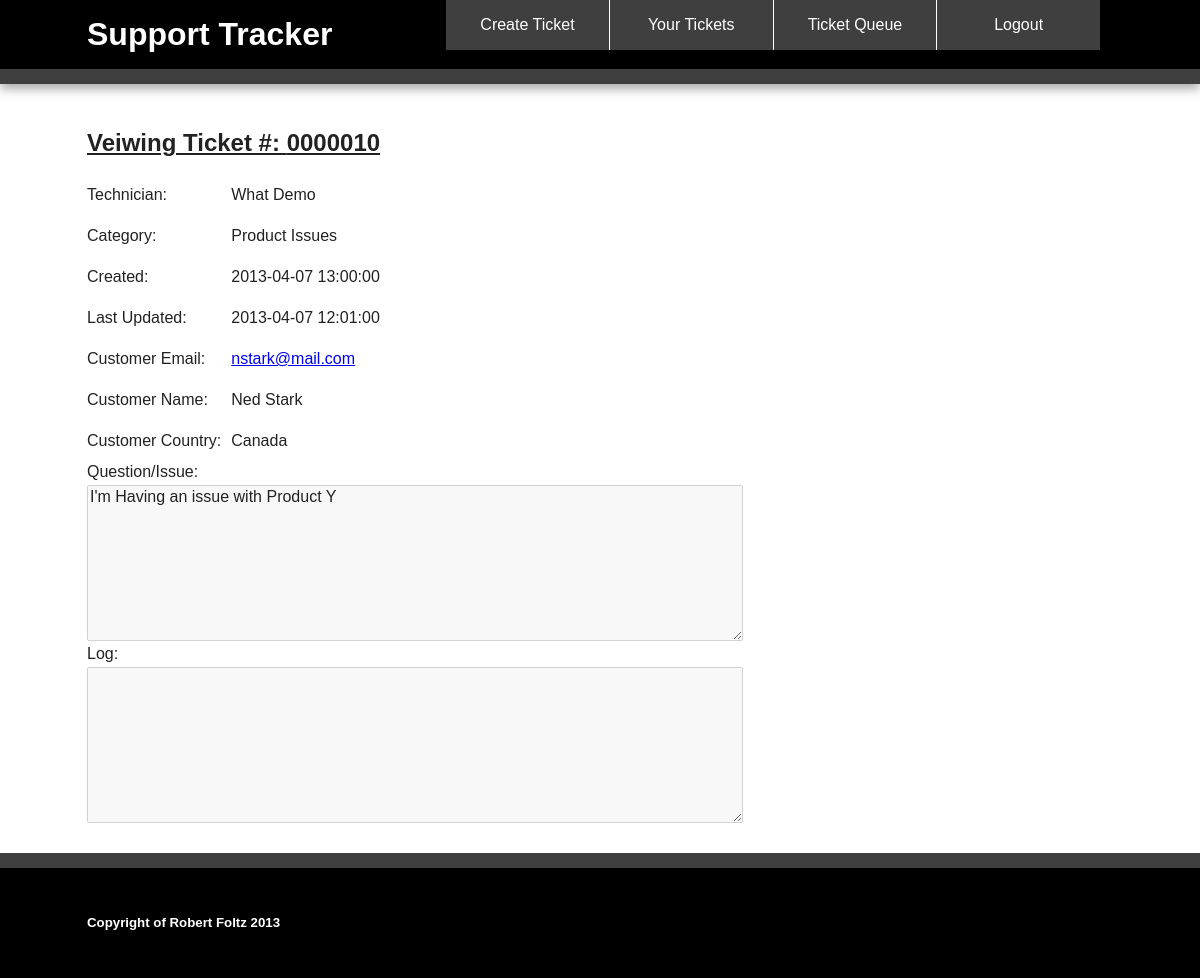
/view-ticket.php?number=10 (signed in), run on an earlier commit of the app's database.
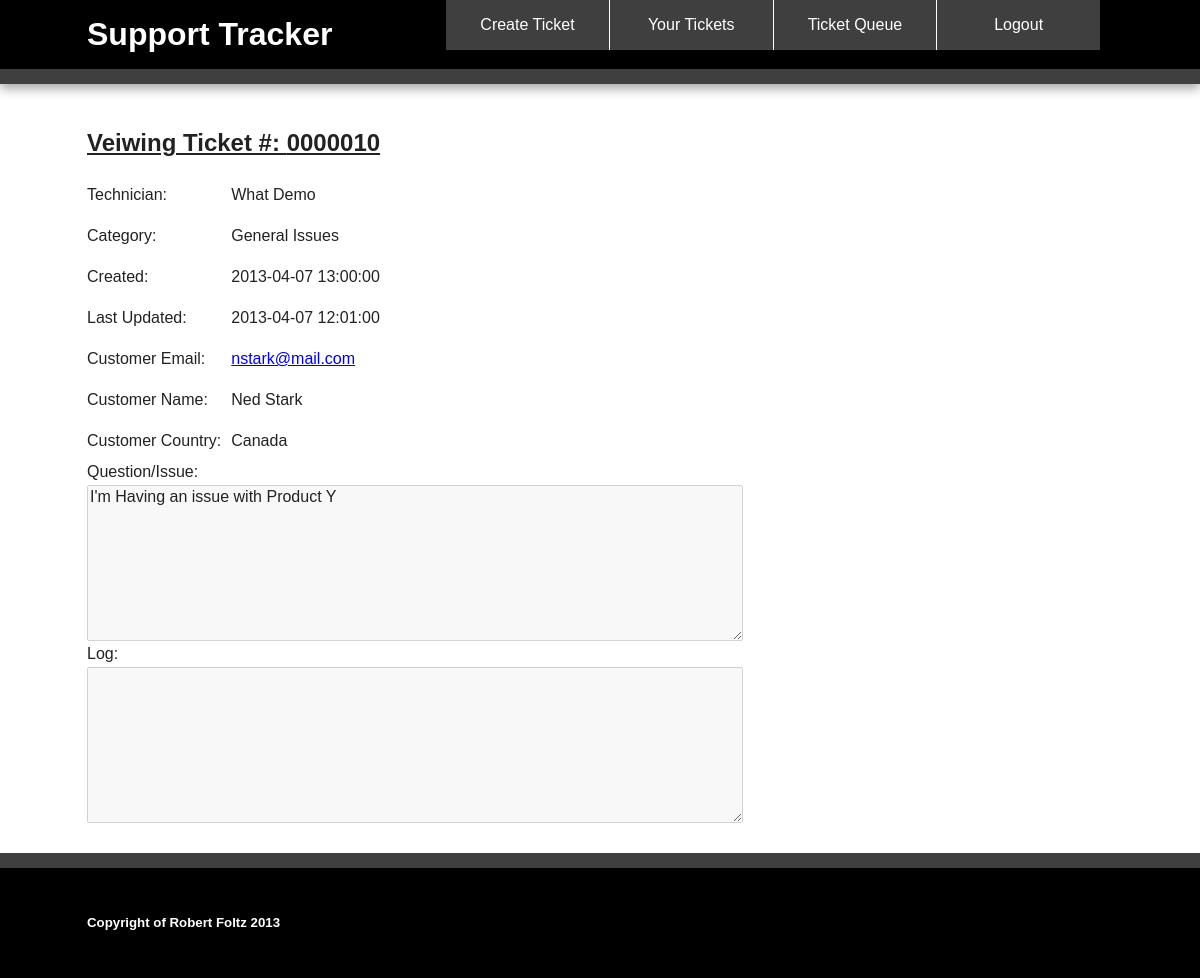
And on a later commit of the database.
### tables this page shows
CREATE TABLE category
(
CatID INT NOT NULL AUTO_INCREMENT,
Catname VARCHAR(60) NOT NULL, 
PRIMARY KEY (CatID)
);

### view-ticket.php (the view, shortened to what this page needs)
<?php require_once('dbConnection.php'); ?>
<?php
	if(isset($_GET['number']))
	{
		$stmt = $db->prepare('select *,LPAD(Num,7,"0") as ticket_num from tickets where num = ?');
		$stmt->bindValue(1, $_GET['number']);
		$stmt->execute();
		$ticket_info = $stmt->fetch();
	}
?>
<!DOCTYPE html>
 <html class="no-js">
    <head>
        <link rel="stylesheet" href="css/normalize.min.css">
        <link rel="stylesheet" href="css/main.css">
    </head>
    <body>
        <div class="header-container">
            <header class="wrapper clearfix">
            	<h1 class="title">Support Tracker</h1>
            	<nav>
                    <ul>
                        <li><a href="create-ticket.php">Create Ticket</a></li>
                        <li><a href="your-tickets.php">Your Tickets</a></li>
                        <li><a href="queue.php">Ticket Queue</a></li>
                        <li><a href="authority.php?logout=true">Logout</a></li>
                    </ul>
                </nav>
            </header>
        </div>
        <div class="main-container">
            <div class="main wrapper clearfix">
            <?php if(isset($_GET['number'])) { ?>
                <h1 class="create-heading">Veiwing Ticket #: <?php echo($ticket_info['ticket_num']); ?></h1>
                <table class="tables">
					<?php
						$stmt = $db->prepare('select * from techs where UserID = ?');
						$stmt->bindValue(1, $ticket_info['Technician']);
						$stmt->execute();
						$tech = $stmt->fetch();
					?>
					<tr>
						<td><label>Technician:</label></td>
						<td><?php echo($tech['Firstname']." ".$tech['Lastname']); ?></td>
					</tr>
					<?php
						$stmt = $db->prepare('select Catname from category where CatID = ?');
						$stmt->bindValue(1, $ticket_info['Category']);
						$stmt->execute();
						$category = $stmt->fetch();
					?>
					<tr>
						<td><label>Category:</label></td>
						<td><?php echo($category['Catname']); ?></td>
					</tr>
					<tr>
						<td><label>Created:</label></td>
						<td><?php echo($ticket_info['Created']); ?></td>
					</tr>
					<tr>
						<td><label>Last Updated:</label></td>
						<td><?php echo($ticket_info['Updated']); ?></td>
					</tr>
					<tr>
						<td><label>Customer Email:</label></td>
						<td><a href="mailto:<?php echo($ticket_info['CEmail']); ?>"><?php echo($ticket_info['CEmail']); ?></a></td>
					</tr>
					<tr>
						<td><label>Customer Name:</label></td>
						<td><?php echo($ticket_info['CName']); ?></td>
					</tr>
					<tr>
						<td><label>Customer Country:</label></td>
						<td><?php echo($ticket_info['CCountry']); ?></td>
					</tr>
				</table>
				<label>Question/Issue:</label><br>
				<textarea class="textareas" disabled="true"><?php echo($ticket_info['Issue']); ?></textarea><br>
				<label>Log:</label><br>
				<textarea class="textareas" disabled="true"><?php echo($ticket_info['Log']); ?></textarea><br>
			<?php } else { ?>
				<h1>No Ticket To Display! Sorry...</h1>
				<p>Please Contact Technical Support: <a href="mailto:support@supporttracker.com">support@supporttracker.com</a></p>
			<?php } ?>
            </div>
        </div>
        <div class="footer-container">
            <footer class="wrapper">
                <h5>Copyright of Robert Foltz 2013</h5>
            </footer>
        </div>
    </body>
</html>

What changed in the data, as far as the page shows it:
changed category: Catname "Product Issues" → "General Issues"
